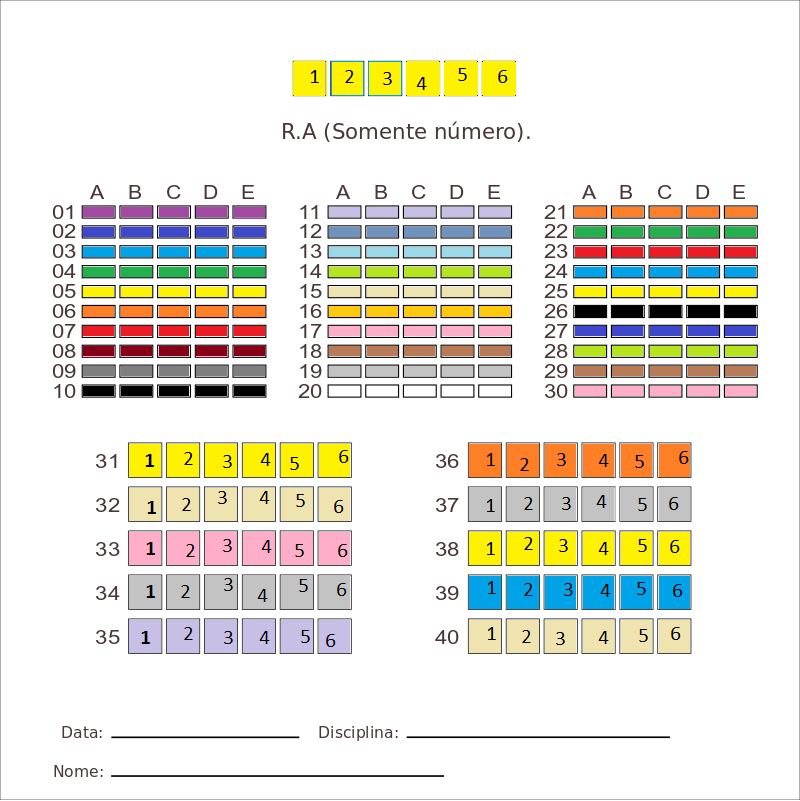
#> input picture modelosGabarito/GabaritoTeste.png, 800 x 801 px, found by its file name
$ python GetRectOfTests.py
#> lines starting #> are read from the running program, lines starting #| are printed output that depends on the picture
#!/usr/bin/python
# -*- coding: utf-8 -*-
import cv2
import numpy as np
from copy import deepcopy

imageOriginal = cv2.imread('modelosGabarito\GabaritoTeste.png')
#> imageOriginal is the input picture: shape (801, 800, 3); mean B, G, R 219.2, 228.9, 231.4
resized_image = cv2.resize(imageOriginal, (800, 800))
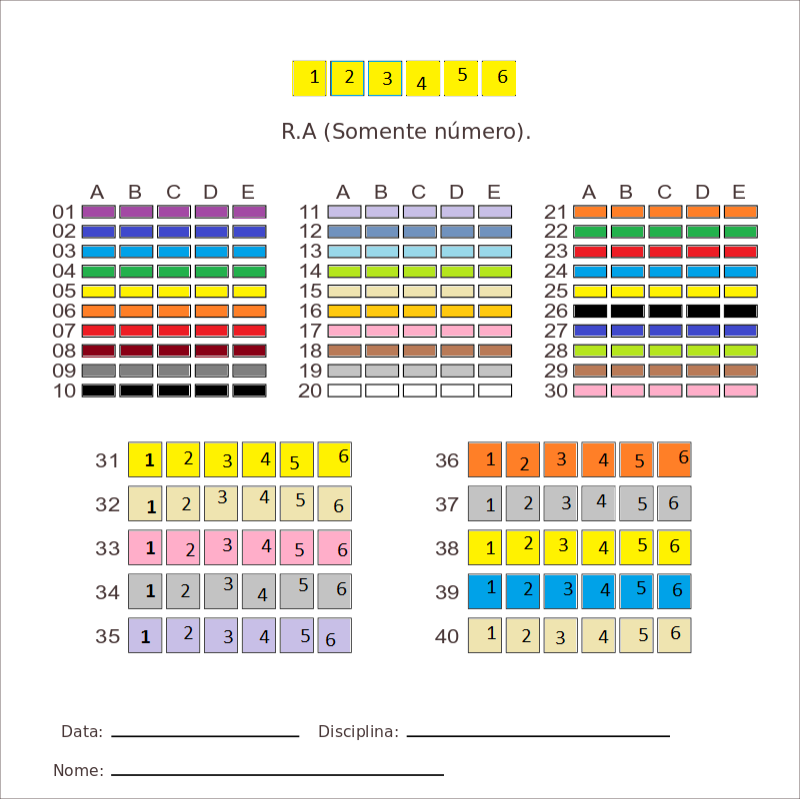
#> resized_image: shape (800, 800, 3); mean B, G, R 219.2, 228.9, 231.4
maskImage = np.zeros(resized_image.shape, np.uint8)
maskAux = deepcopy(maskImage)
#> maskImage: shape (800, 800, 3); every value is 0


def cropImage(xCoord, yCoord, height, width):

    global resized_image
    crop = resized_image[yCoord:yCoord + height, xCoord:xCoord + width]
    cv2.imshow('Image', crop)
    cv2.waitKey(0)


def mask(xCoord, yCoord, height, width):

    global maskImage
    maskImage[yCoord:yCoord + height, xCoord:xCoord + width] = resized_image[yCoord:yCoord + height, xCoord:xCoord + width]


def multipleChoice():

    global maskImage, maskAux
    xVertexDict = {'01_Vertex_ABCDE': [83, 121, 159, 196, 234],
                   '11_Vertex_ABCDE': [329, 367, 405, 442, 480],
                   '21_Vertex_ABCDE': [575, 613, 651, 688, 725]}

    widthRect = 30
    heightRect = 9

    for key in xVertexDict:
        yCoordRect = 207
        xListCoord = xVertexDict[key]

        for i in range(10):  # 10 questions
            maskImage = deepcopy(maskAux)
            for xCoordRect in xListCoord:
                mask(xCoordRect, yCoordRect, heightRect, widthRect)

            cv2.imshow('Image', maskImage)
            cv2.waitKey(0)
            yCoordRect = yCoordRect + 20  # Next Question
#> this loop made 3 passes
#> pass 1, in multipleChoice, `cv2.imshow('Image', maskImage)`:
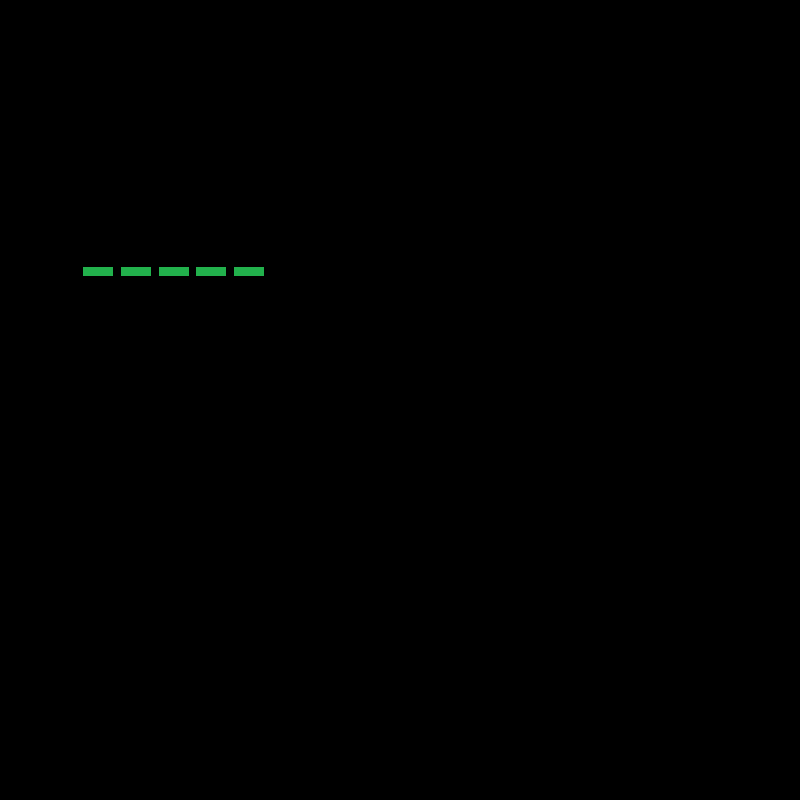
#> window 'Image': shape (800, 800, 3); mean B, G, R 0.2, 0.4, 0.1


def RA():

    global maskImage, maskAux
    yCoordRA = 62
    widthSquare = 29
    heightSquare = 31
    xVertexRA = [294, 333, 371, 409, 447, 485]

    for xCoordRA in xVertexRA:
        mask(xCoordRA, yCoordRA, heightSquare, widthSquare)

    cv2.imshow('Image', maskImage)
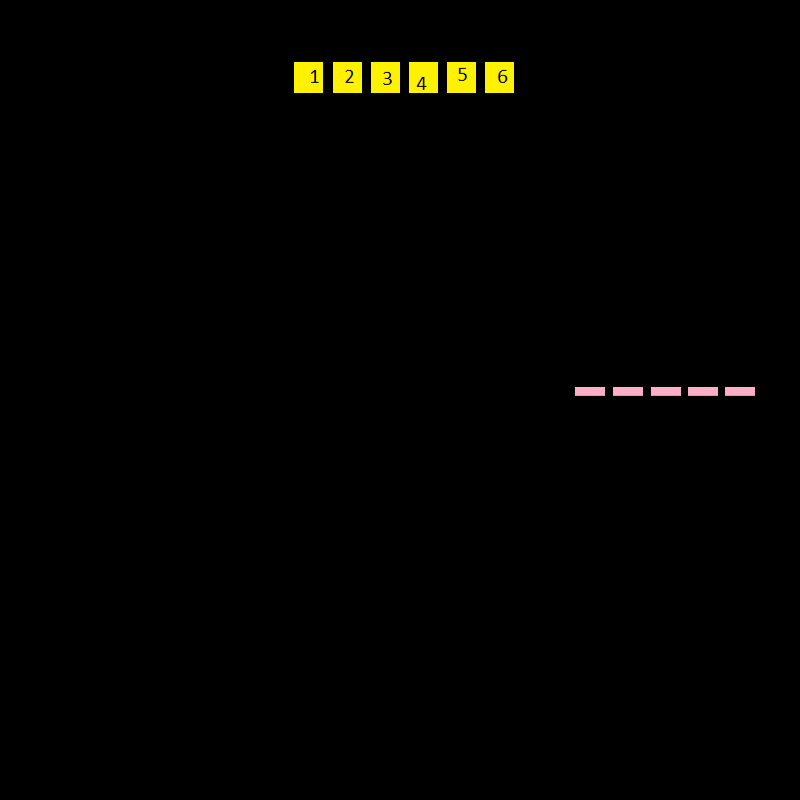
#> window 'Image': shape (800, 800, 3); mean B, G, R 0.4, 2.3, 2.6
    cv2.waitKey(0)


def otherAnswers():

    global maskImage, maskAux
    xVertexDict = {'31_Vertex_ABCDE': [129, 167, 205, 243, 280, 318],
                   '36_Vertex_ABCDE': [ 469, 507, 544, 582, 620, 658]}

    widthSquare = 29
    heightSquare = 31

    for key in xVertexDict:
        yCoord = 443
        xListCoord = xVertexDict[key]

        for i in range(5):  # 5 Questions
            maskImage = deepcopy(maskAux)
            for xCoord in xListCoord:
                mask(xCoord, yCoord, heightSquare, widthSquare)

            cv2.imshow('Image', maskImage)
            cv2.waitKey(0)
            yCoord = yCoord + 44  # Next Question
#> this loop made 2 passes
#> pass 1, in otherAnswers, `cv2.imshow('Image', maskImage)`:
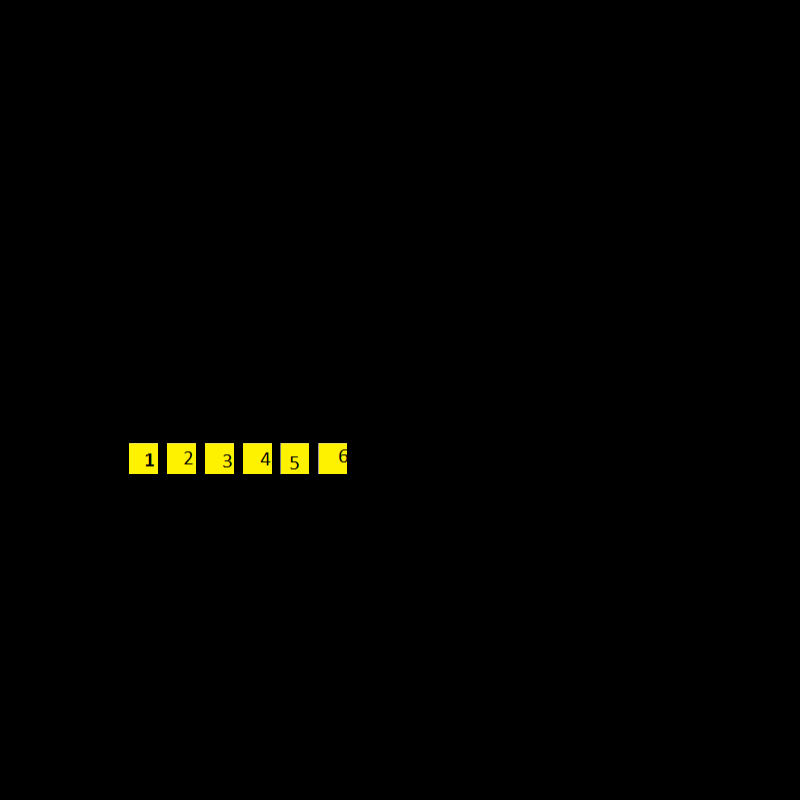
#> window 'Image': shape (800, 800, 3); mean B, G, R 0, 1.9, 2
#> pass 1, in otherAnswers, `cv2.imshow('Image', maskImage)`:
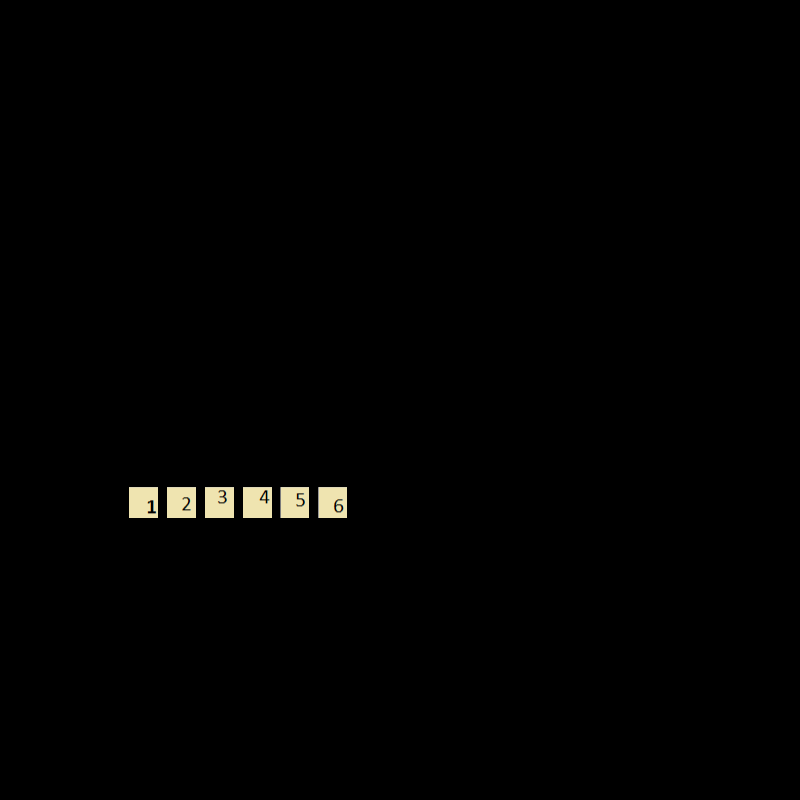
#> window 'Image': shape (800, 800, 3); mean B, G, R 1.4, 1.8, 1.9
#> pass 1, in otherAnswers, `cv2.imshow('Image', maskImage)`:
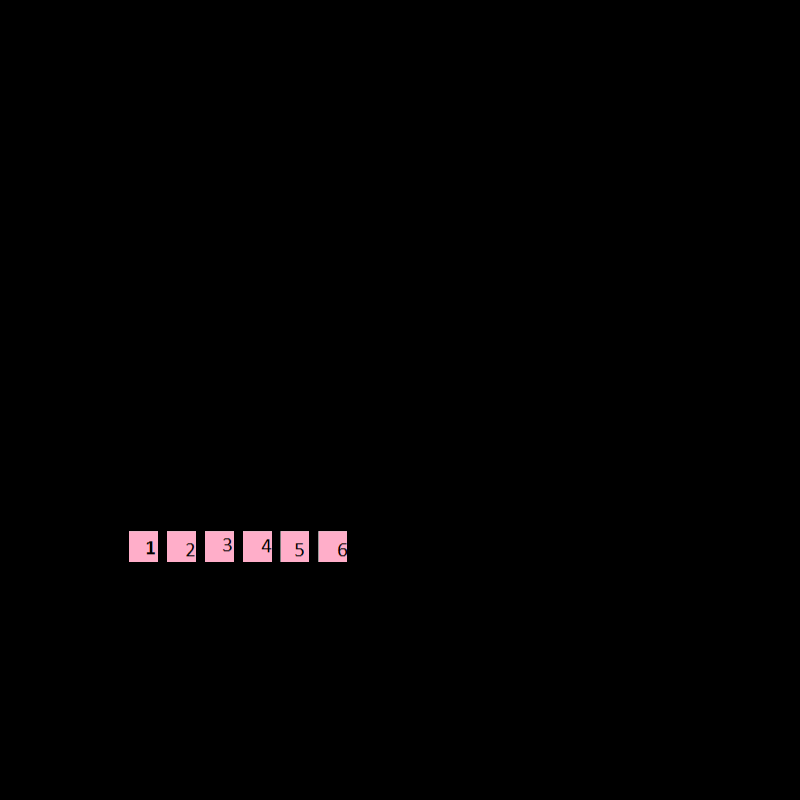
#> window 'Image': shape (800, 800, 3); mean B, G, R 1.6, 1.4, 2
#> pass 1, in otherAnswers, `cv2.imshow('Image', maskImage)`:
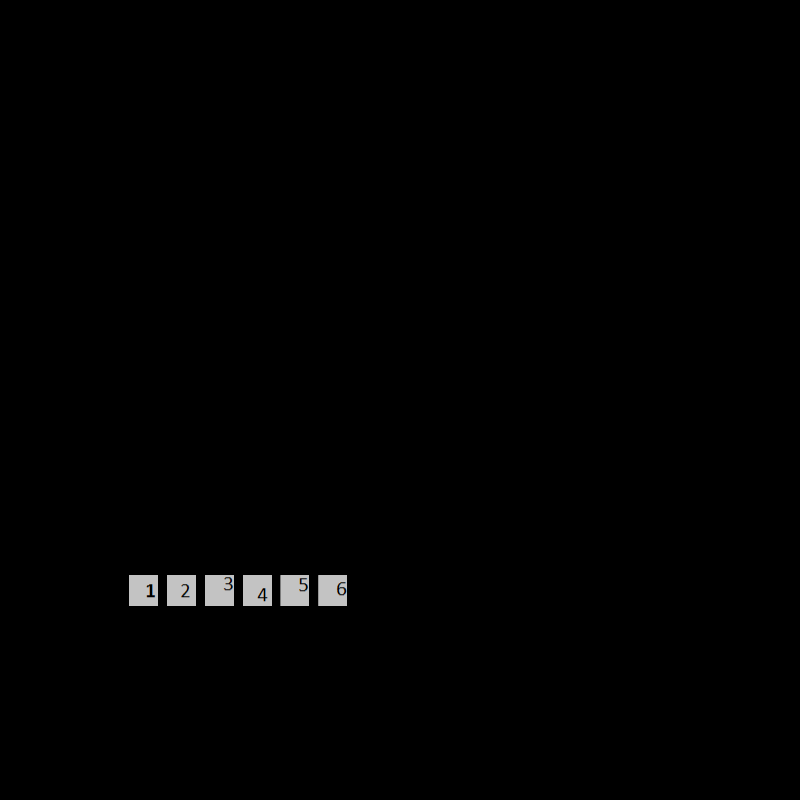
#> window 'Image': shape (800, 800, 3); mean B, G, R 1.6, 1.6, 1.6


multipleChoice()
RA()
otherAnswers()

$ run again, with modelosGabarito/GabaritoPNG.png copied over modelosGabarito/GabaritoTeste.png
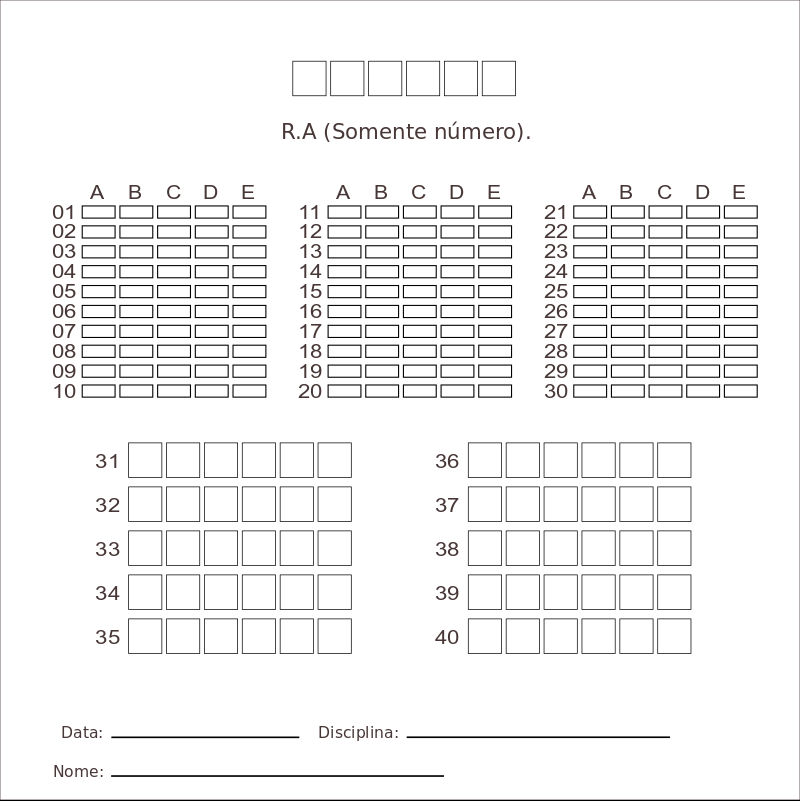
#> input picture modelosGabarito/GabaritoPNG.png, 800 x 801 px, found by its file name
#> imageOriginal is the input picture: shape (801, 800, 3); mean B, G, R 243.1, 243.1, 243.3
#> `resized_image = cv2.resize(imageOriginal, (800, 800))`:
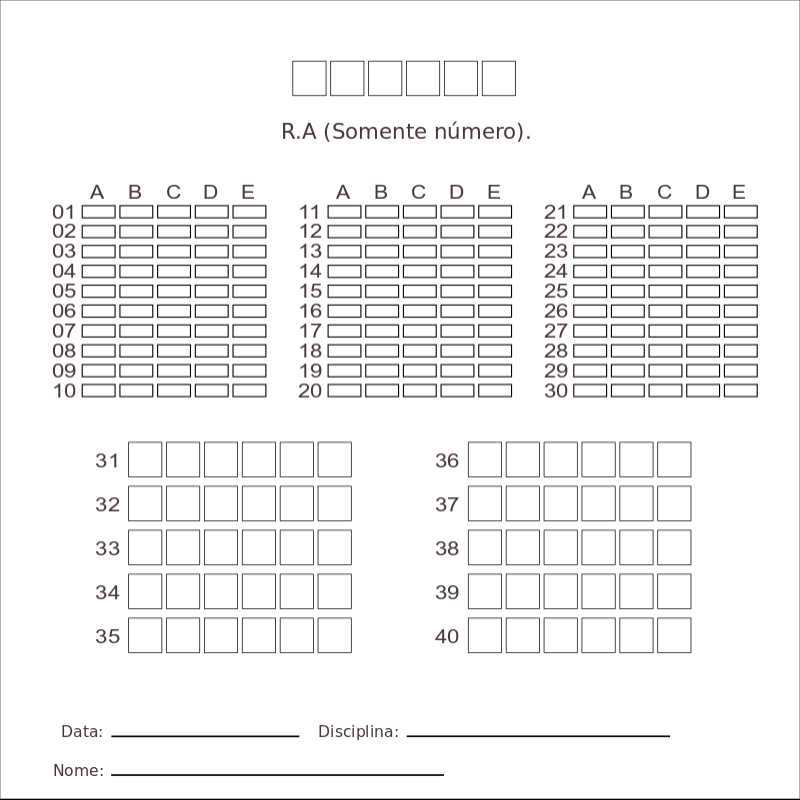
#> resized_image: shape (800, 800, 3); mean B, G, R 243.1, 243.1, 243.3
#> maskImage: shape (800, 800, 3); every value is 0
#> the loop in otherAnswers, `for key in xVertexDict:` made 2 passes
#> pass 1, in otherAnswers, `cv2.imshow('Image', maskImage)`:
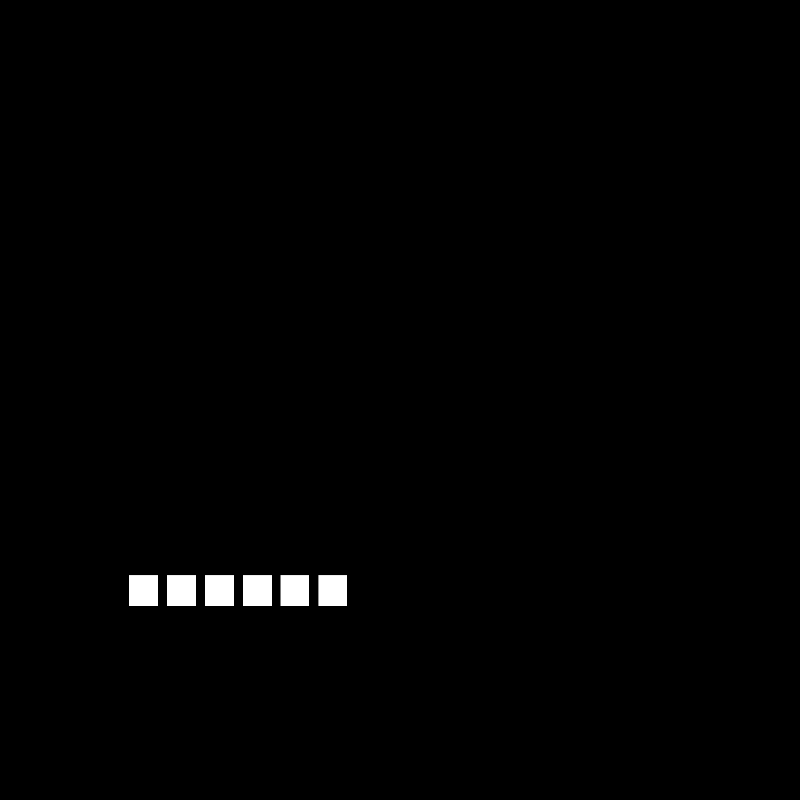
#> window 'Image': shape (800, 800, 3); min 0, max 255, mean 2.1
